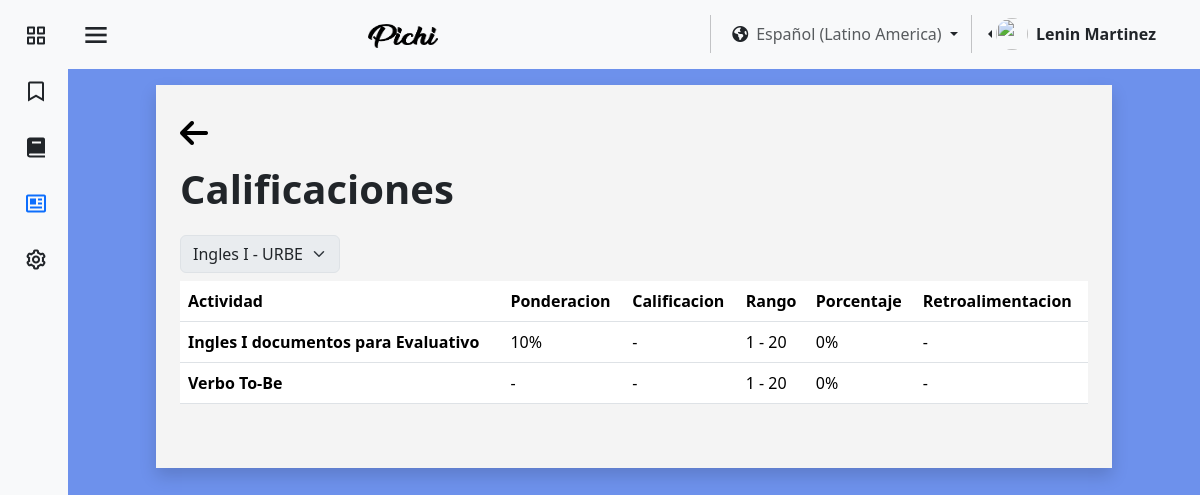
The app's page /pages/es/verCalif.php?id_cur=Cur_URBE_01 (signed in) with its own data.
### tables this page shows
CREATE TABLE `usuario` (
  `id_user` int(11) NOT NULL,
  `identificacion_user` varchar(11) NOT NULL,
  `nombre_user` varchar(25) NOT NULL,
  `apellido_user` varchar(25) NOT NULL,
  `correo_user` varchar(45) NOT NULL,
  `contrasena_user` varchar(16) NOT NULL,
  `direccion_user` varchar(80) NOT NULL,
  `numero_user` varchar(15) NOT NULL,
  `fecha_nacimiento_user` datetime NOT NULL,
  `Active_online` tinyint(1) NOT NULL,
  `sexo_user` varchar(15) NOT NULL,
  `Empresa_id_empresa` int(11) DEFAULT NULL,
  `rol` tinyint(1) NOT NULL,
  `img_perfil` varchar(255) NOT NULL
);

CREATE TABLE `cursos` (
  `id_cur` varchar(100) NOT NULL,
  `nombre_cur` varchar(45) NOT NULL,
  `fecha_inicio` date NOT NULL,
  `cupos_cur_min` int(11) NOT NULL,
  `cupos_cur_max` int(11) NOT NULL,
  `Empresa_id_empresa` int(11) NOT NULL,
  `fecha_fin` date NOT NULL,
  `visibilidad_curso` varchar(11) NOT NULL
);

CREATE TABLE `actividades` (
  `idActividades` int(11) NOT NULL,
  `Titulo` varchar(45) NOT NULL,
  `ContenidoAcitividad` text NOT NULL,
  `archivosPrincipal` varchar(255) NOT NULL,
  `fechaInicio` timestamp(6) NOT NULL DEFAULT current_timestamp(6) ON UPDATE current_timestamp(6),
  `fechaCulminacion` timestamp(6) NULL DEFAULT NULL,
  `fechaNotificacion` timestamp(6) NULL DEFAULT NULL,
  `pesoArchivo` float NOT NULL,
  `notaMaxima` float NOT NULL,
  `notaMinima` float NOT NULL,
  `visible` tinyint(1) NOT NULL,
  `activarPorcentaje` tinyint(1) NOT NULL,
  `Porcentaje` int(3) DEFAULT NULL,
  `archivosAdicional` varchar(255) DEFAULT NULL,
  `idCurso_id_cur` varchar(100) NOT NULL
);

### pages/es/verCalif.php (the view, shortened to what this page needs)
<?php
require "../../assests/php/LoginBD.php";
if (isset($_SESSION['id_user'])) {
    $usuarios1 = $_SESSION['id_user'];
    $conexion1 = mysqli_query($mysqli, "SELECT Empresa_id_empresa, rol, nombre_user, apellido_user FROM usuario WHERE id_user = '$usuarios1'");
    if (mysqli_num_rows($conexion1) > 0) {
        $datos = mysqli_fetch_assoc($conexion1);
        $rol = $datos['rol'];
        $nombreUsuario = $datos['nombre_user'];
        $apellidoUsuario = $datos['apellido_user'];
    }
}
if (isset($_GET['id_cur'])) {
    $id_curso_seleccionado = $_GET['id_cur'];
    $consultaCurso = mysqli_query($mysqli, "SELECT cursos.nombre_cur, empresa.nombre_empresa
                                    FROM cursos
                                    LEFT JOIN empresa ON empresa.id_empresa = cursos.Empresa_id_empresa
                                    WHERE id_cur = '$id_curso_seleccionado'");
    if (mysqli_num_rows($consultaCurso) > 0) {
        $datos3 = mysqli_fetch_assoc($consultaCurso);
        $curso = $datos3['nombre_cur'];
        $empresa = $datos3['nombre_empresa'];
    }
    $consultaCalificaciones = mysqli_query($mysqli, "SELECT a.Titulo, a.notaMinima, a.notaMaxima, a.activarPorcentaje, a.Porcentaje,
                                                       (SELECT n.NotaAlumno
                                                        FROM notas n
                                                        WHERE n.Actividad_id_act = a.idActividades AND n.Usuario_id_user = '$usuarios1') AS NotaAlumno,
                                                       (SELECT n.retroalimentacion
                                                        FROM notas n
                                                        WHERE n.Actividad_id_act = a.idActividades AND n.Usuario_id_user = '$usuarios1') AS retroalimentacion
                                                    FROM actividades a
                                                    WHERE a.idCurso_id_cur = '$id_curso_seleccionado'
                                                    AND a.visible = 0;");
    if (mysqli_num_rows($consultaCalificaciones) > 0) {
        while ($datosCalificaciones = mysqli_fetch_assoc($consultaCalificaciones)) {
            $Calificaciones[] = $datosCalificaciones;
        }
    }
}
?>
<!DOCTYPE html>
<html lang="en">
<head>
    <link href="https://cdn.jsdelivr.net/npm/bootstrap@5.3.3/dist/css/bootstrap.min.css" rel="stylesheet"
 />
    <link href="https://unpkg.com/boxicons@2.1.4/css/boxicons.min.css" rel="stylesheet" />
    <link rel="stylesheet" href="https://cdnjs.cloudflare.com/ajax/libs/font-awesome/6.5.1/css/all.min.css"
 />
    <link rel="stylesheet" href="../../assests/css/colorPallete.css" />
    <link rel="stylesheet" href="../../assests/css/viewUser.css" />
    <link rel="stylesheet" href="../../assests/css/sidebar.css" />
</head>
<body class="bg-pastel" id="body-pd">
    <header id="header">
        <nav class="navbar bg-body-tertiary">
            <div class="container-fluid">
                <div class="header_toggle">
                    <i class="bx bx-menu" id="header-toggle"></i>
                </div>
                <a class="navbar-brand" href="../../index.html">
                    <img src="../../assests/img/text-1710023184778.png" alt="Bootstrap" width="70" height="24" />
                </a>
                <div class="d-flex flex-wrap justify-content-end">
                    <div class="nav-item dropdown">
                        <button class="btn dropdown-toggle" data-bs-toggle="dropdown" aria-expanded="false" href="#">
                            <span class="fa-solid fa-earth-americas"></span><a class="ms-2 text-body-secondary"
                                href="#">Español (Latino America)</a>
                        </button>
                    </div>
                    <div class="btn-group dropstart me-4 pe-2">
                        <a href="#" class="d-flex align-items-center link-dark text-decoration-none dropdown-toggle"
                            id="dropdownUser2" data-bs-toggle="dropdown" aria-expanded="false">
                            <img src="https://github.com/PichiGod.png" alt="" width="32" height="32"
                                class="rounded-circle me-2" />
                            <strong><?php echo $nombreUsuario . " " . $apellidoUsuario; ?></strong>
                        </a>
                    </div>
                </div>
            </div>
        </nav>
    </header>
    <div class="l-navbar bg-body-tertiary" id="nav-bar">
        <nav class="nav">
            <div class="nav_list">
                <a href="Inicio.php" class="nav_link link-dark">
                    <i class="bx bx-grid-alt nav_icon"></i>
                </a>
                <a href="tutorial.php" class="nav_link link-dark">
                    <i class='bx bx-bookmark nav_icon'></i>
                </a>
                <a href="cursos.php" class="nav_link link-dark">
                    <i class="bx bxs-book nav_icon"></i>
                </a>
                <a href="#" class="nav_link active">
                    <i class="bx bx-news nav_icon"></i>
                </a>
                <?php if ($rol != 0) { ?>
                    <a href="MenuAdmin.php" class="nav_link link-dark">
                        <i class="bx bx-cog nav_icon"></i>
                    </a>
                <?php }
                ; ?>
            </div>
        </nav>
    </div>
    <section>
        <div class="container-fluid bg-blanco my-3 pb-3 shadow">
            <div class="container pt-4 mb-3 pb-3">
                <a href="verCurso.php?id_cur=<?php echo $id_curso_seleccionado; ?>"><i
                        class="fa-solid mt-2 fa-arrow-left" style="font-size:2rem;color:black;"></i></a>
                <p class="fs-1 pt-2"><strong>Calificaciones</strong></p>
                <select class="form-select mb-2" style="width: auto;" aria-label="Default select example" disabled>
                    <option selected><?php echo $curso; ?> - <?php echo $empresa; ?></option>
                </select>
                <div class="table-responsive">
                    <table class="table">
                        <thead>
                            <tr>
                                <th scope="col">Actividad</th>
                                <th scope="col">Ponderacion</th>
                                <th scope="col">Calificacion</th>
                                <th scope="col">Rango</th>
                                <th scope="col">Porcentaje</th>
                                <th scope="col">Retroalimentacion</th>
                            </tr>
                        </thead>
                        <tbody>
                            <?php if (mysqli_num_rows($consultaCalificaciones) > 0) {
                                foreach ($Calificaciones as $calif):
                                    ?>
                                    <tr>
                                        <th scope="row"><?php echo $calif['Titulo']; ?></th>
                                        <?php if ($calif['activarPorcentaje'] == "1") { ?>
                                            <td>-</td>
                                        <?php } else { ?>
                                            <td><?php echo $calif['Porcentaje']; ?>%</td>
                                        <?php }
                                        ; ?>
                                        <?php if ($calif['NotaAlumno'] == null) { ?>
                                            <td>-</td>
                                        <?php } else { ?>
                                            <td><?php echo $calif['NotaAlumno']; ?></td>
                                        <?php }
                                        ; ?>
                                        <td>1 - <?php echo $calif['notaMaxima']; ?></td>
                                        <td><?php echo (($calif['NotaAlumno'] * 100) / $calif['notaMaxima']) ?>%</td>
                                        <?php if ($calif['retroalimentacion'] == null) { ?>
                                            <td>-</td>
                                        <?php } else { ?>
                                            <td><?php echo $calif['retroalimentacion']; ?></td>
                                        <?php }
                                        ; ?>
                                    </tr>
                                <?php endforeach;
                            } ?>
                        </tbody>
                    </table>
                </div>
            </div>
        </div>
    </section>
</body>
</html>

### assests/css/colorPallete.css (style rules this page uses)
.bg-pastel { background-color: #527ce9d6; }
.bg-blanco { background-color: #F4F4F4; }

### assests/css/sidebar.css (style rules this page uses)
:root { --z-fixed: 100; --nav-width: 68px; --header-height: 3rem; }
body { transition: 0.5s; }
a { text-decoration: none; }
.header_toggle { justify-content: center; margin-top: 0.3rem; font-size: 2rem; cursor: pointer; }
.l-navbar { position: fixed; top: 0; left: -30%; width: var(--nav-width); height: 100vh; transition: 0.5s; z-index: var(--z-fixed); }
.nav { height: 100%; display: flex; flex-direction: column; justify-content: space-between; overflow: hidden; }
.nav_logo, .nav_link { display: grid; grid-template-columns: max-content max-content; align-items: center; column-gap: 1rem; padding: 0.5rem 0 0.5rem 1.5rem; }
.nav_link { position: relative; margin-bottom: 1rem; transition: 0.3s; }
.nav_icon { font-size: 1.5rem; }
section { margin-right: 2rem; margin-left: 2rem; }
.active::before { content: ""; position: absolute; left: 0; width: 2px; height: 32px; }
@media screen and (min-width: 768px) { body { margin: 0 0 0 0; padding-left: calc(var(--nav-width)); } }
@media screen and (min-width: 768px) { .l-navbar { left: 0; padding: 1rem 1rem 0 0; } }
@media (min-width: 576px) { section { margin-right: 5.5rem; margin-left: 5.5rem; } }

### records on screen
usuario: nombre_user "Lenin", apellido_user "Martinez"
cursos: nombre_cur "Ingles I - URBE"
actividades: Titulo "Ingles I documentos para Evaluativo", Porcentaje "10", notaMaxima "20", notaMaxima "0"
actividades: Titulo "Verbo To-Be", notaMaxima "20", notaMaxima "0"
